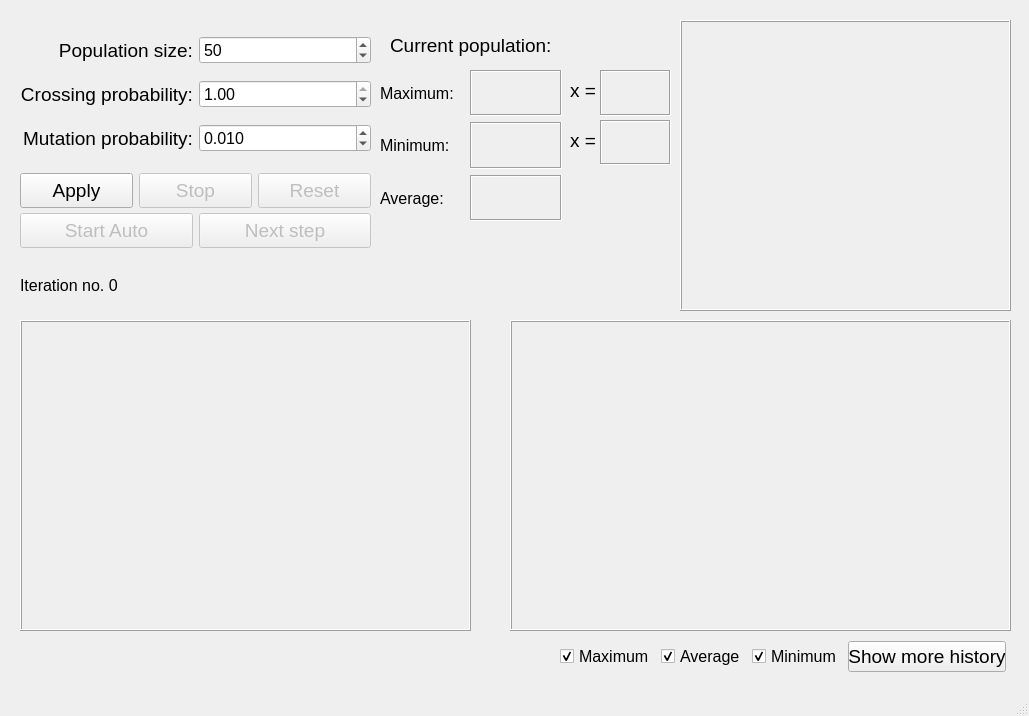
<?xml version="1.0" encoding="UTF-8"?>
<ui version="4.0">
 <class>MainWindow</class>
 <widget class="QMainWindow" name="MainWindow">
  <property name="geometry">
   <rect>
    <x>0</x>
    <y>0</y>
    <width>1029</width>
    <height>716</height>
   </rect>
  </property>
  <property name="windowTitle">
   <string>MainWindow</string>
  </property>
  <widget class="QWidget" name="centralwidget">
   <widget class="QWidget" name="gridLayoutWidget_2">
    <property name="geometry">
     <rect>
      <x>20</x>
      <y>210</y>
      <width>351</width>
      <height>41</height>
     </rect>
    </property>
    <layout class="QGridLayout" name="gridLayout_2">
     <item row="0" column="0">
      <widget class="QPushButton" name="start_auto_btn">
       <property name="enabled">
        <bool>false</bool>
       </property>
       <property name="font">
        <font>
         <pointsize>14</pointsize>
        </font>
       </property>
       <property name="cursor">
        <cursorShape>PointingHandCursor</cursorShape>
       </property>
       <property name="styleSheet">
        <string notr="true">padding: 5px;</string>
       </property>
       <property name="text">
        <string>Start Auto</string>
       </property>
      </widget>
     </item>
     <item row="0" column="1">
      <widget class="QPushButton" name="next_step_btn">
       <property name="enabled">
        <bool>false</bool>
       </property>
       <property name="font">
        <font>
         <pointsize>14</pointsize>
        </font>
       </property>
       <property name="cursor">
        <cursorShape>PointingHandCursor</cursorShape>
       </property>
       <property name="styleSheet">
        <string notr="true">padding:5px;</string>
       </property>
       <property name="text">
        <string>Next step</string>
       </property>
      </widget>
     </item>
    </layout>
   </widget>
   <widget class="QFrame" name="frame">
    <property name="geometry">
     <rect>
      <x>20</x>
      <y>320</y>
      <width>451</width>
      <height>311</height>
     </rect>
    </property>
    <property name="frameShape">
     <enum>QFrame::Box</enum>
    </property>
    <property name="frameShadow">
     <enum>QFrame::Raised</enum>
    </property>
   </widget>
   <widget class="QFrame" name="frame_2">
    <property name="geometry">
     <rect>
      <x>510</x>
      <y>320</y>
      <width>501</width>
      <height>311</height>
     </rect>
    </property>
    <property name="frameShape">
     <enum>QFrame::Box</enum>
    </property>
    <property name="frameShadow">
     <enum>QFrame::Raised</enum>
    </property>
   </widget>
   <widget class="QWidget" name="horizontalLayoutWidget">
    <property name="geometry">
     <rect>
      <x>20</x>
      <y>170</y>
      <width>351</width>
      <height>41</height>
     </rect>
    </property>
    <layout class="QHBoxLayout" name="horizontalLayout">
     <item>
      <widget class="QPushButton" name="apply_btn">
       <property name="font">
        <font>
         <pointsize>14</pointsize>
        </font>
       </property>
       <property name="cursor">
        <cursorShape>PointingHandCursor</cursorShape>
       </property>
       <property name="styleSheet">
        <string notr="true">padding: 5px;</string>
       </property>
       <property name="text">
        <string>Apply</string>
       </property>
      </widget>
     </item>
     <item>
      <widget class="QPushButton" name="clear_btn">
       <property name="enabled">
        <bool>false</bool>
       </property>
       <property name="font">
        <font>
         <pointsize>14</pointsize>
        </font>
       </property>
       <property name="cursor">
        <cursorShape>PointingHandCursor</cursorShape>
       </property>
       <property name="styleSheet">
        <string notr="true">padding: 5px;</string>
       </property>
       <property name="text">
        <string>Stop</string>
       </property>
      </widget>
     </item>
     <item>
      <widget class="QPushButton" name="reset_btn">
       <property name="enabled">
        <bool>false</bool>
       </property>
       <property name="font">
        <font>
         <pointsize>14</pointsize>
        </font>
       </property>
       <property name="cursor">
        <cursorShape>PointingHandCursor</cursorShape>
       </property>
       <property name="styleSheet">
        <string notr="true">padding:5px;</string>
       </property>
       <property name="text">
        <string>Reset</string>
       </property>
      </widget>
     </item>
    </layout>
   </widget>
   <widget class="QLabel" name="log_label">
    <property name="geometry">
     <rect>
      <x>20</x>
      <y>270</y>
      <width>151</width>
      <height>31</height>
     </rect>
    </property>
    <property name="font">
     <font>
      <pointsize>12</pointsize>
     </font>
    </property>
    <property name="styleSheet">
     <string notr="true"/>
    </property>
    <property name="text">
     <string>Iteration no. 0</string>
    </property>
   </widget>
   <widget class="QWidget" name="horizontalLayoutWidget_2">
    <property name="geometry">
     <rect>
      <x>560</x>
      <y>640</y>
      <width>446</width>
      <height>33</height>
     </rect>
    </property>
    <layout class="QHBoxLayout" name="horizontalLayout_2">
     <item>
      <widget class="QCheckBox" name="max_check">
       <property name="font">
        <font>
         <pointsize>12</pointsize>
        </font>
       </property>
       <property name="text">
        <string>Maximum</string>
       </property>
       <property name="checked">
        <bool>true</bool>
       </property>
      </widget>
     </item>
     <item>
      <widget class="QCheckBox" name="avg_check">
       <property name="font">
        <font>
         <pointsize>12</pointsize>
        </font>
       </property>
       <property name="text">
        <string>Average</string>
       </property>
       <property name="checked">
        <bool>true</bool>
       </property>
      </widget>
     </item>
     <item>
      <widget class="QCheckBox" name="min_check">
       <property name="font">
        <font>
         <pointsize>12</pointsize>
        </font>
       </property>
       <property name="text">
        <string>Minimum</string>
       </property>
       <property name="checked">
        <bool>true</bool>
       </property>
      </widget>
     </item>
     <item>
      <widget class="QPushButton" name="show_more_btn">
       <property name="font">
        <font>
         <pointsize>14</pointsize>
        </font>
       </property>
       <property name="text">
        <string>Show more history</string>
       </property>
      </widget>
     </item>
    </layout>
   </widget>
   <widget class="QFrame" name="frame_3">
    <property name="geometry">
     <rect>
      <x>680</x>
      <y>20</y>
      <width>331</width>
      <height>291</height>
     </rect>
    </property>
    <property name="styleSheet">
     <string notr="true"/>
    </property>
    <property name="frameShape">
     <enum>QFrame::Box</enum>
    </property>
    <property name="frameShadow">
     <enum>QFrame::Raised</enum>
    </property>
    <zorder>verticalLayoutWidget_2</zorder>
   </widget>
   <widget class="QWidget" name="gridLayoutWidget">
    <property name="geometry">
     <rect>
      <x>20</x>
      <y>20</y>
      <width>351</width>
      <height>149</height>
     </rect>
    </property>
    <layout class="QGridLayout" name="gridLayout">
     <property name="sizeConstraint">
      <enum>QLayout::SetDefaultConstraint</enum>
     </property>
     <property name="verticalSpacing">
      <number>0</number>
     </property>
     <item row="2" column="0">
      <widget class="QLabel" name="population_label_3">
       <property name="font">
        <font>
         <pointsize>14</pointsize>
        </font>
       </property>
       <property name="text">
        <string>Mutation probability:</string>
       </property>
       <property name="alignment">
        <set>Qt::AlignRight|Qt::AlignTrailing|Qt::AlignVCenter</set>
       </property>
      </widget>
     </item>
     <item row="1" column="0">
      <widget class="QLabel" name="population_label_2">
       <property name="font">
        <font>
         <pointsize>14</pointsize>
        </font>
       </property>
       <property name="text">
        <string>Crossing probability:</string>
       </property>
       <property name="alignment">
        <set>Qt::AlignRight|Qt::AlignTrailing|Qt::AlignVCenter</set>
       </property>
      </widget>
     </item>
     <item row="0" column="1">
      <widget class="QSpinBox" name="pop_size">
       <property name="font">
        <font>
         <pointsize>12</pointsize>
        </font>
       </property>
       <property name="accelerated">
        <bool>true</bool>
       </property>
       <property name="maximum">
        <number>1000</number>
       </property>
       <property name="value">
        <number>50</number>
       </property>
      </widget>
     </item>
     <item row="1" column="1">
      <widget class="QDoubleSpinBox" name="cross_prob">
       <property name="font">
        <font>
         <pointsize>12</pointsize>
        </font>
       </property>
       <property name="accelerated">
        <bool>true</bool>
       </property>
       <property name="maximum">
        <double>1.000000000000000</double>
       </property>
       <property name="singleStep">
        <double>0.010000000000000</double>
       </property>
       <property name="value">
        <double>1.000000000000000</double>
       </property>
      </widget>
     </item>
     <item row="2" column="1">
      <widget class="QDoubleSpinBox" name="mutate_prob">
       <property name="font">
        <font>
         <pointsize>12</pointsize>
        </font>
       </property>
       <property name="accelerated">
        <bool>true</bool>
       </property>
       <property name="decimals">
        <number>3</number>
       </property>
       <property name="maximum">
        <double>1.000000000000000</double>
       </property>
       <property name="singleStep">
        <double>0.001000000000000</double>
       </property>
       <property name="value">
        <double>0.010000000000000</double>
       </property>
      </widget>
     </item>
     <item row="0" column="0">
      <widget class="QLabel" name="population_label">
       <property name="font">
        <font>
         <pointsize>14</pointsize>
        </font>
       </property>
       <property name="text">
        <string>Population size:</string>
       </property>
       <property name="alignment">
        <set>Qt::AlignRight|Qt::AlignTrailing|Qt::AlignVCenter</set>
       </property>
      </widget>
     </item>
    </layout>
   </widget>
   <widget class="QLabel" name="label">
    <property name="geometry">
     <rect>
      <x>390</x>
      <y>30</y>
      <width>161</width>
      <height>31</height>
     </rect>
    </property>
    <property name="font">
     <font>
      <pointsize>14</pointsize>
     </font>
    </property>
    <property name="text">
     <string>Current population:</string>
    </property>
   </widget>
   <widget class="QWidget" name="verticalLayoutWidget">
    <property name="geometry">
     <rect>
      <x>470</x>
      <y>70</y>
      <width>92</width>
      <height>151</height>
     </rect>
    </property>
    <layout class="QVBoxLayout" name="verticalLayout">
     <item>
      <widget class="QLabel" name="current_max">
       <property name="font">
        <font>
         <pointsize>12</pointsize>
        </font>
       </property>
       <property name="styleSheet">
        <string notr="true">color: green;</string>
       </property>
       <property name="frameShape">
        <enum>QFrame::Box</enum>
       </property>
       <property name="frameShadow">
        <enum>QFrame::Sunken</enum>
       </property>
       <property name="text">
        <string/>
       </property>
       <property name="textFormat">
        <enum>Qt::AutoText</enum>
       </property>
       <property name="alignment">
        <set>Qt::AlignCenter</set>
       </property>
      </widget>
     </item>
     <item>
      <widget class="QLabel" name="current_min">
       <property name="font">
        <font>
         <pointsize>12</pointsize>
        </font>
       </property>
       <property name="styleSheet">
        <string notr="true">color: red;</string>
       </property>
       <property name="frameShape">
        <enum>QFrame::Box</enum>
       </property>
       <property name="frameShadow">
        <enum>QFrame::Sunken</enum>
       </property>
       <property name="text">
        <string/>
       </property>
       <property name="textFormat">
        <enum>Qt::AutoText</enum>
       </property>
       <property name="alignment">
        <set>Qt::AlignCenter</set>
       </property>
      </widget>
     </item>
     <item>
      <widget class="QLabel" name="current_avg">
       <property name="font">
        <font>
         <pointsize>12</pointsize>
        </font>
       </property>
       <property name="styleSheet">
        <string notr="true">color: blue;</string>
       </property>
       <property name="frameShape">
        <enum>QFrame::Box</enum>
       </property>
       <property name="frameShadow">
        <enum>QFrame::Sunken</enum>
       </property>
       <property name="lineWidth">
        <number>1</number>
       </property>
       <property name="text">
        <string/>
       </property>
       <property name="textFormat">
        <enum>Qt::AutoText</enum>
       </property>
       <property name="alignment">
        <set>Qt::AlignCenter</set>
       </property>
      </widget>
     </item>
    </layout>
   </widget>
   <widget class="QWidget" name="verticalLayoutWidget_3">
    <property name="geometry">
     <rect>
      <x>380</x>
      <y>70</y>
      <width>92</width>
      <height>151</height>
     </rect>
    </property>
    <layout class="QVBoxLayout" name="verticalLayout_3">
     <item>
      <widget class="QLabel" name="current_max_2">
       <property name="font">
        <font>
         <pointsize>12</pointsize>
        </font>
       </property>
       <property name="text">
        <string>Maximum:</string>
       </property>
       <property name="alignment">
        <set>Qt::AlignLeading|Qt::AlignLeft|Qt::AlignVCenter</set>
       </property>
      </widget>
     </item>
     <item>
      <widget class="QLabel" name="current_min_2">
       <property name="font">
        <font>
         <pointsize>12</pointsize>
        </font>
       </property>
       <property name="text">
        <string>Minimum: </string>
       </property>
       <property name="alignment">
        <set>Qt::AlignLeading|Qt::AlignLeft|Qt::AlignVCenter</set>
       </property>
      </widget>
     </item>
     <item>
      <widget class="QLabel" name="current_avg_2">
       <property name="font">
        <font>
         <pointsize>12</pointsize>
        </font>
       </property>
       <property name="text">
        <string>Average:  </string>
       </property>
       <property name="alignment">
        <set>Qt::AlignLeading|Qt::AlignLeft|Qt::AlignVCenter</set>
       </property>
      </widget>
     </item>
    </layout>
   </widget>
   <widget class="QLabel" name="current_max_for_2">
    <property name="geometry">
     <rect>
      <x>570</x>
      <y>70</y>
      <width>31</width>
      <height>41</height>
     </rect>
    </property>
    <property name="font">
     <font>
      <pointsize>14</pointsize>
     </font>
    </property>
    <property name="text">
     <string>x = </string>
    </property>
   </widget>
   <widget class="QLabel" name="current_min_for_2">
    <property name="geometry">
     <rect>
      <x>570</x>
      <y>120</y>
      <width>31</width>
      <height>41</height>
     </rect>
    </property>
    <property name="font">
     <font>
      <pointsize>14</pointsize>
     </font>
    </property>
    <property name="text">
     <string>x = </string>
    </property>
   </widget>
   <widget class="QLabel" name="current_max_for">
    <property name="geometry">
     <rect>
      <x>600</x>
      <y>70</y>
      <width>71</width>
      <height>46</height>
     </rect>
    </property>
    <property name="font">
     <font>
      <pointsize>12</pointsize>
     </font>
    </property>
    <property name="styleSheet">
     <string notr="true">color: orange;</string>
    </property>
    <property name="frameShape">
     <enum>QFrame::Box</enum>
    </property>
    <property name="frameShadow">
     <enum>QFrame::Sunken</enum>
    </property>
    <property name="text">
     <string/>
    </property>
    <property name="textFormat">
     <enum>Qt::AutoText</enum>
    </property>
    <property name="alignment">
     <set>Qt::AlignCenter</set>
    </property>
   </widget>
   <widget class="QLabel" name="current_min_for">
    <property name="geometry">
     <rect>
      <x>600</x>
      <y>120</y>
      <width>71</width>
      <height>45</height>
     </rect>
    </property>
    <property name="font">
     <font>
      <pointsize>12</pointsize>
     </font>
    </property>
    <property name="styleSheet">
     <string notr="true">color: orange;</string>
    </property>
    <property name="frameShape">
     <enum>QFrame::Box</enum>
    </property>
    <property name="frameShadow">
     <enum>QFrame::Sunken</enum>
    </property>
    <property name="text">
     <string/>
    </property>
    <property name="textFormat">
     <enum>Qt::AutoText</enum>
    </property>
    <property name="alignment">
     <set>Qt::AlignCenter</set>
    </property>
   </widget>
   <zorder>gridLayoutWidget_2</zorder>
   <zorder>frame</zorder>
   <zorder>frame_2</zorder>
   <zorder>horizontalLayoutWidget</zorder>
   <zorder>log_label</zorder>
   <zorder>horizontalLayoutWidget_2</zorder>
   <zorder>frame_3</zorder>
   <zorder>gridLayoutWidget</zorder>
   <zorder>label</zorder>
   <zorder>verticalLayoutWidget</zorder>
   <zorder>verticalLayoutWidget_3</zorder>
   <zorder>current_max_for_2</zorder>
   <zorder>current_min_for_2</zorder>
   <zorder>current_max_for</zorder>
   <zorder>current_min_for</zorder>
   <zorder>current_min</zorder>
  </widget>
  <widget class="QMenuBar" name="menubar">
   <property name="geometry">
    <rect>
     <x>0</x>
     <y>0</y>
     <width>1029</width>
     <height>21</height>
    </rect>
   </property>
  </widget>
  <widget class="QStatusBar" name="statusbar"/>
 </widget>
 <resources/>
 <connections/>
</ui>
